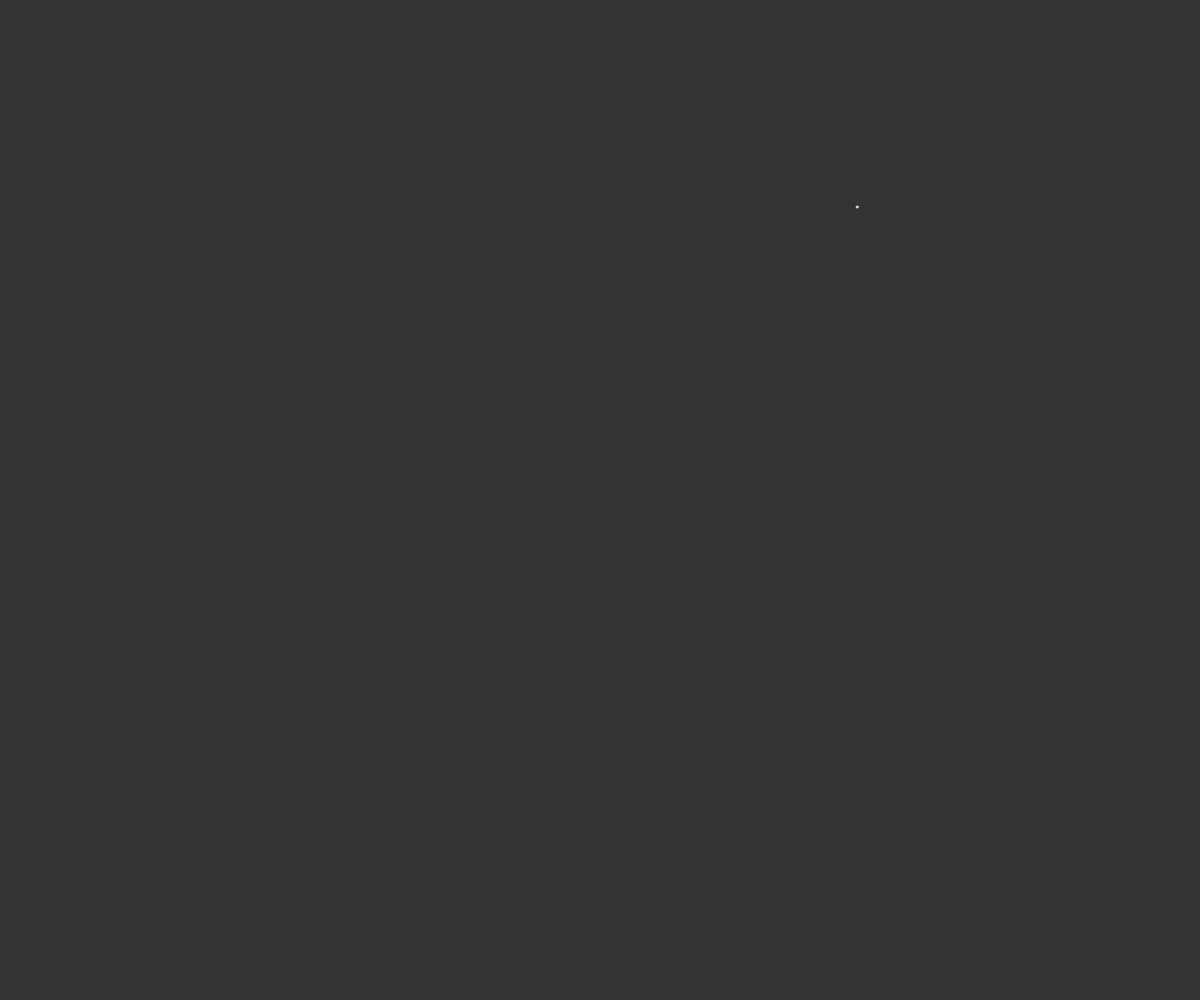
Frame 1 (no input)
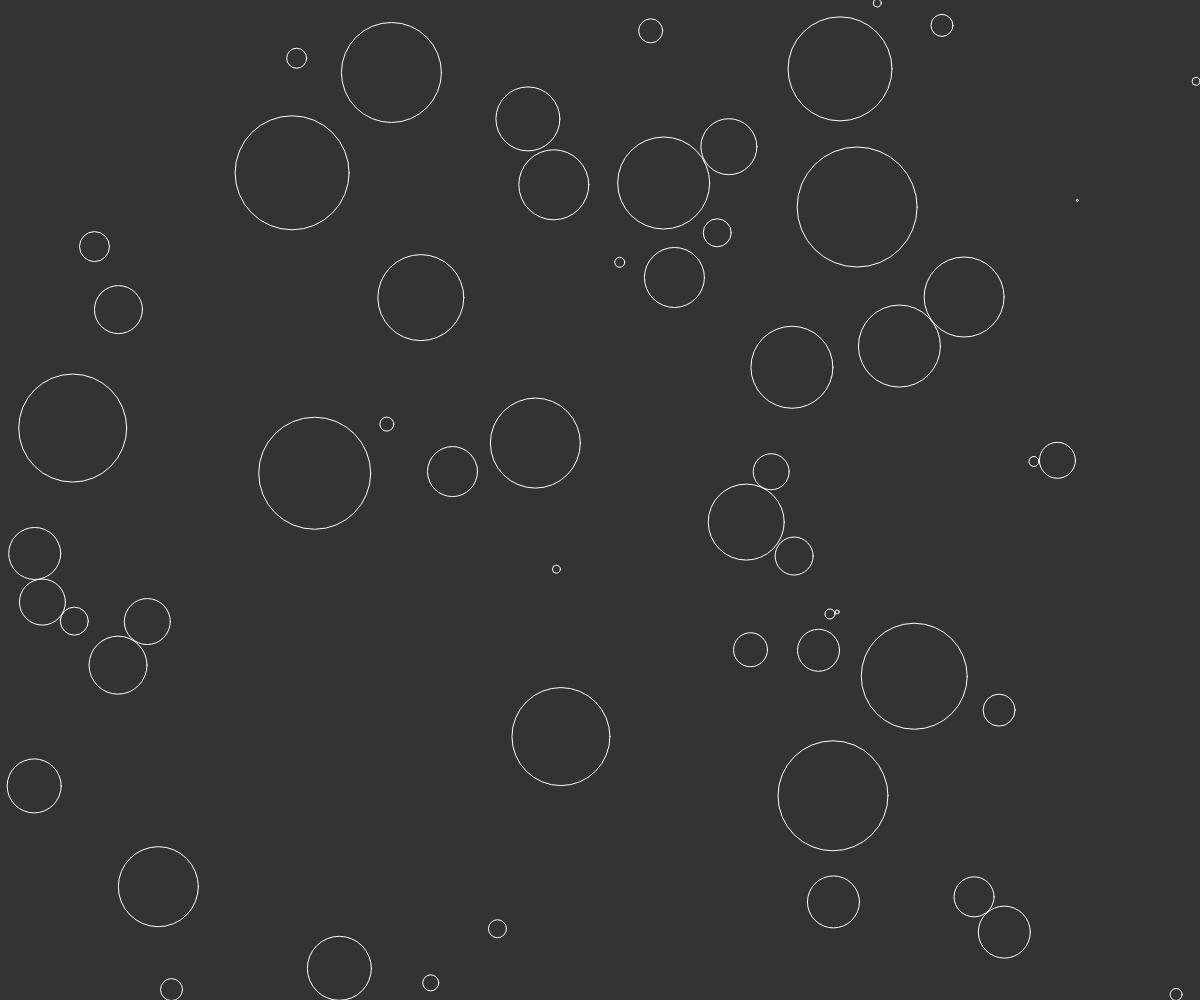
Frame 60 (no input)
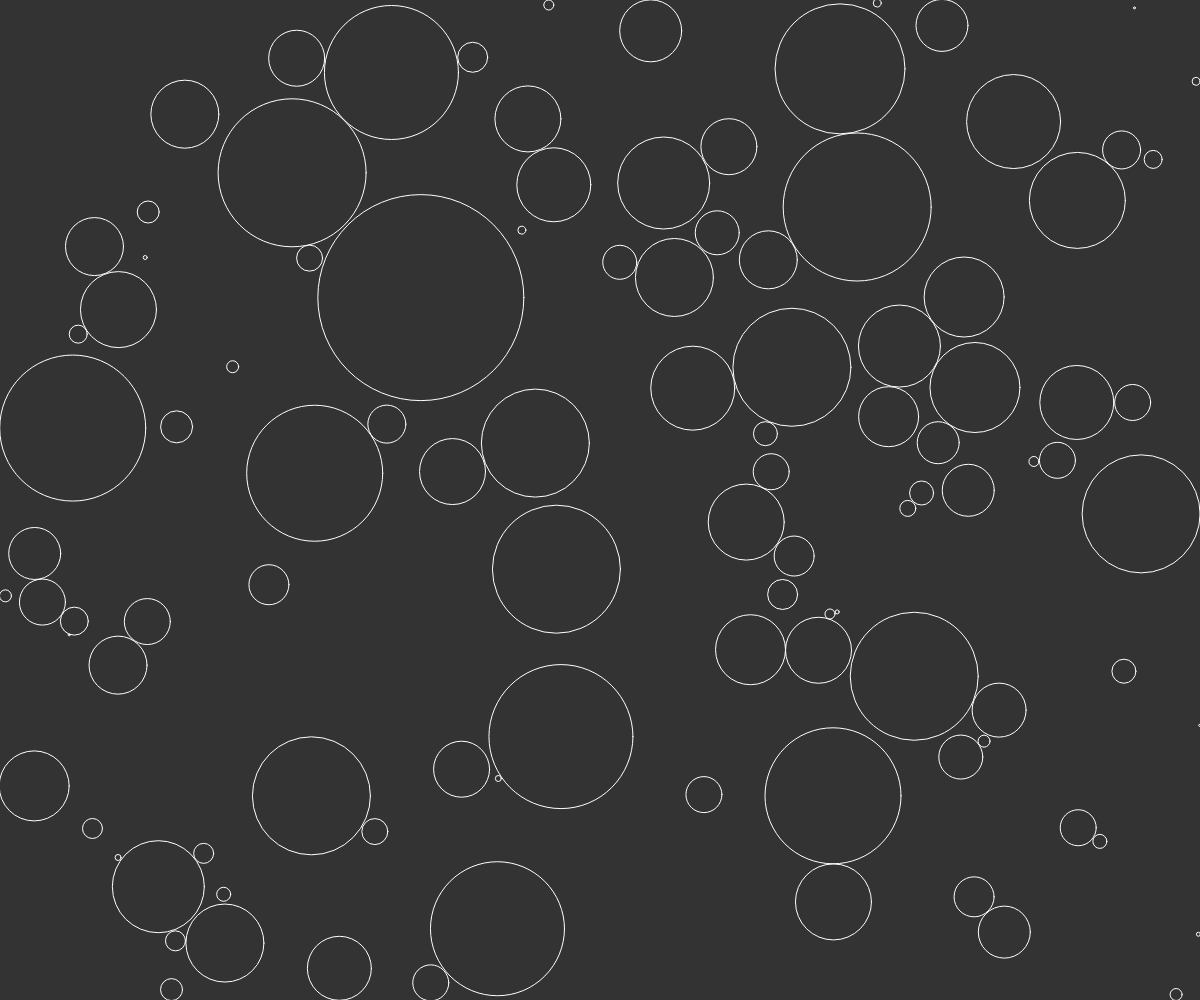
Frame 120 (the mouse pressed at the canvas centre since frame 60)

The p5.js sketch that drew these frames (run headless with seeded random() and noise() and a simulated clock; from frame 60 on, the mouse is pressed at the canvas centre):

// p5.js sketch
// ── sketch.js
/**
 * Animated circle packing
 *
 * https://en.wikipedia.org/wiki/Circle_packing
 * http://julienleonard.com/tutorials.html
 * https://duckduckgo.com/?q=circle+packaging+marius&t=canonical&iax=images&ia=images
 */

const CIRCLE_NUM = 2000
let circles = []
let finished = 0

function setup() {
  createCanvas(windowWidth, windowHeight)
}

function draw() {
  background(51)

  finished++
  if (finished > CIRCLE_NUM) {
    noLoop()
    print('1000 printed, done')
  }

  // Adding more circles
  let newC = newCircle()
  if (newC !== null) {
    circles.push(newC)
  }

  // Displaying circles
  for (let c of circles) {
    if (c.growing) {
      if (c.edges()) {
        c.growing = false
      } else {
        // Then checking all the other circles to see if they touch each other or not
        for (let other of circles) {
          if (c != other) {
            let d = dist(c.x, c.y, other.x, other.y)
            if (d - 1 < c.r + other.r) {
              c.growing = false
              break
            }
          }
        }
      }
    }
    c.show()
    c.grow()
  }
}

// We add circle where there are no circles
function newCircle() {
  // Picking random numbers
  let x = random(width)
  let y = random(height)

  let valid = true

  // Then check if those points are outside a circle
  for (let c of circles) {
    // If the distance between the center if bigger than the radius, break
    let d = dist(x, y, c.x, c.y)
    if (d < c.r) {
      valid = false
      break
    }
  }

  if (valid) {
    return new Circle(x, y)
  } else {
    return null
  }
}

// ── circle.js
class Circle {
  constructor (x, y) {
    this.r = 1
    this.growing = true
    this.x = x
    this.y = y
  }

  edges () {
    return (this.x + this.r > width || this.x - this.r < 0 || this.y + this.r > height || this.y - this.r < 0)
  }

  grow () {
    this.r += this.growing ? 1 : 0
  }

  show () {
    noFill()
    stroke(255)
    ellipse(this.x, this.y, this.r * 2)
  }
}
